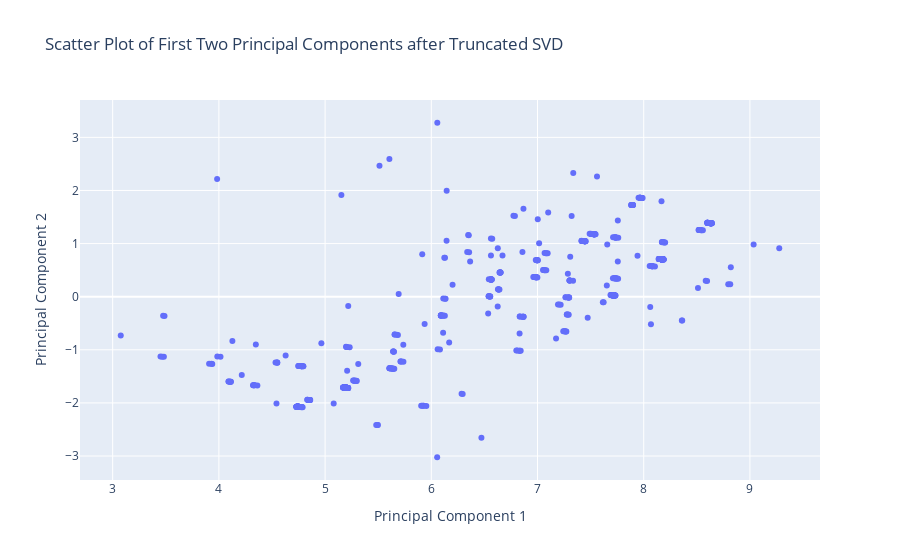

Here is the notebook cell this chart was saved with:
### Code cell
from sklearn.decomposition import TruncatedSVD
svd = TruncatedSVD(n_components=2)
TSVD = svd.fit_transform(cleaned_normalize)

TSVDfig = px.scatter(
    TSVD,
    x=0,
    y=1,
    title='Scatter Plot of First Two Principal Components after Truncated SVD',
    labels={'0': 'Principal Component 1', '1': 'Principal Component 2'}
)

TSVDfig.show()

### Figure 1 — Plotly figure (JSON) as saved in the notebook; plotly's stock layout.template omitted (floating-point values rounded to 4 significant figures; data arrays with more than 128 entries replaced by an {"elided": "..."} marker saying what was removed)
{"data": [{"hovertemplate": "Principal Component 1=%{x}<br>Principal Component 2=%{y}<extra></extra>", "legendgroup": "", "marker": {"color": "#636efa", "symbol": "circle"}, "mode": "markers", "name": "", "orientation": "v", "showlegend": false, "type": "scatter", "x": {"elided": "830 float values"}, "xaxis": "x", "y": {"elided": "830 float values"}, "yaxis": "y"}], "layout": {"legend": {"tracegroupgap": 0}, "title": {"text": "Scatter Plot of First Two Principal Components after Truncated SVD"}, "xaxis": {"anchor": "y", "domain": [0, 1], "title": {"text": "Principal Component 1"}}, "yaxis": {"anchor": "x", "domain": [0, 1], "title": {"text": "Principal Component 2"}}}}
